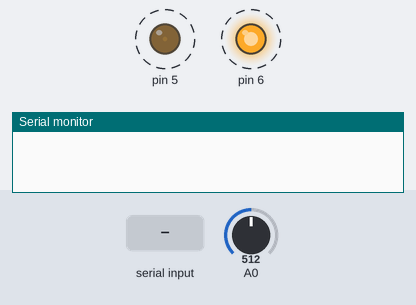
Recording of a sketch running on a simulated Arduino Uno, built with avr-gcc and run on an emulated ATmega328P. Shown: output pins drawn as LEDs (lit = HIGH), the last lines printed to the serial monitor. Dashed ring = blinking. Inputs (shaded band) come from the test bench; at power-on: A0 = 512.

Above: at 0.62 s.
1.3 s: "30,150\n" received over Serial
At 1.83 s:
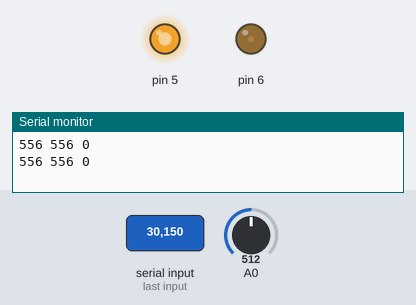
At 2.19 s:
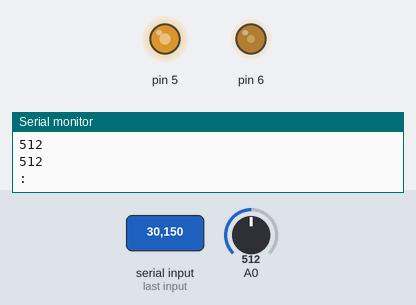
Timing chart, 0 to 10.3 s (numbered marks = the images above; inputs shaded):
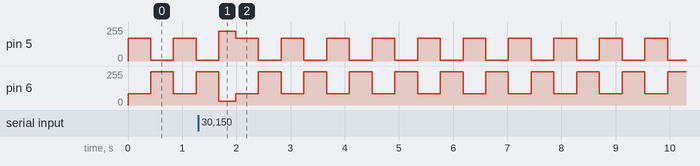

The sketch:

biphase_output.ino
```cpp
/*
 paraphase signal
 */

/* TIMER0 fast-pwm,
   OC0B PD5 - inverse 0b11 set-on-COM0B-clear-on-top
   OC0A PD6 - direct 0b10 (clear-on-COM0A-set-on-top,

   PD5 -R10K--||--*----+---R24K---+--------- A0
   PD6 -R10K------~   ===         ~->|---|
                      _|_

   f PWM = 980Hz
   Tau = 10ms
   tset = 300ms
   Vt=kT/q
   I=Io(exp(V/nVt)-1
   I=Io*(exp(qV/nkT)-1)
  Ih=Io(exp(qVh/nkT)-1); IL=Io(exp(qVL/nkT)-1)
  Ih/Il=exp(qVh/nkT)-1 / exp(qVL/nkT)-1
  Ih/Io+1 = exp(qVh/nkT); IL/Io+1=exp(qVL/nkT)
  Ih/Io+1 / IL/Io+1 = exp(q(Vh-Vl)/nkT)
  ln(Ih/IL)=qDV/nkT
   DV=nkTln(Ih/IL)/q
   n=1; k/q=1/11604.5
   Dv*11604.5=T*ln(252/84)
   Dv*10562.78=T
   Vbe * kb / (qT) = lnI/Is
   Vbe=q/kb*T*ln(I)
   DeltaVbe = q/kb*T*ln(Ratio(i))
   DVbe=11604.5*T*

 */

#define UREF 1113

void
setParaphase(uint8_t w)
{
  TCCR0A = (TCCR0A & 0xF) | _BV(COM0A1) | _BV(COM0B1) | _BV(COM0B0);
  OCR0A=OCR0B=w;
}


void
setup()
{
  Serial.begin(115200);
  pinMode(5, OUTPUT);
  pinMode(6, OUTPUT);
  analogReference(INTERNAL);
  analogRead(A0);
}

uint16_t
measureu()
{
  uint32_t u;
  u=0;

  for(uint16_t n=UREF; n--;)
      u+=analogRead(A0);
  u>>=10;
  return u;
}

void
measuret()
{
  uint16_t  uL, uH, Du;

  setParaphase(83); // 84*4us = 336us of 1024us
  delay(300);
  uL=measureu();

  setParaphase(251); // 252*4us = 1008us of 1024us
  delay(300);
  uH=measureu();

  Du=uH-uL;
  Serial.print(uH); Serial.print(' ');
  Serial.print(uL); Serial.print(' ');
  Serial.print(Du); Serial.print('\n');
}

#define BSZ  30
uint16_t bump[BSZ];

void
loop()
{

  if(Serial.available()) {
    setParaphase(Serial.parseInt());
    for(int8_t a=0; a<BSZ; a++) {
      bump[a]=analogRead(A0);
      delayMicroseconds(10000);
    }

    while(Serial.available()) Serial.read();
    Serial.print(':');
    Serial.println((int)OCR0A, DEC);
    for(int8_t a=0; a<BSZ; a++)
      Serial.println(bump[a]);
    Serial.println(':');
  } else
    measuret();
}
```

Measured:
- by itself, pin 5: repeats every 0.84 s: 172/255 0.42 s, 4/255 0.42 s
- by itself, pin 6: repeats every 0.84 s: 83/255 0.42 s, 251/255 0.42 s
